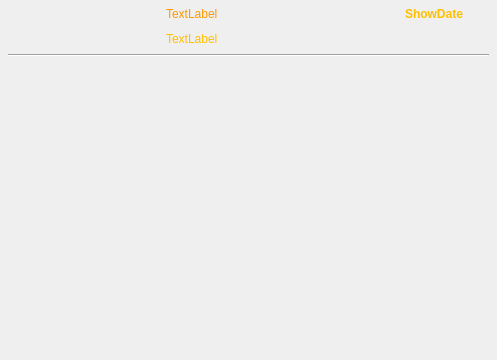
<?xml version="1.0" encoding="UTF-8"?>
<ui version="4.0">
 <class>m_Window</class>
 <widget class="QFrame" name="m_Window">
  <property name="geometry">
   <rect>
    <x>0</x>
    <y>0</y>
    <width>497</width>
    <height>360</height>
   </rect>
  </property>
  <property name="frameShape">
   <enum>QFrame::NoFrame</enum>
  </property>
  <property name="frameShadow">
   <enum>QFrame::Sunken</enum>
  </property>
  <layout class="QGridLayout" name="m_Grid">
   <property name="sizeConstraint">
    <enum>QLayout::SetDefaultConstraint</enum>
   </property>
   <property name="leftMargin">
    <number>4</number>
   </property>
   <property name="topMargin">
    <number>0</number>
   </property>
   <property name="rightMargin">
    <number>4</number>
   </property>
   <property name="bottomMargin">
    <number>4</number>
   </property>
   <property name="horizontalSpacing">
    <number>0</number>
   </property>
   <property name="verticalSpacing">
    <number>4</number>
   </property>
   <item row="3" column="0" colspan="3">
    <widget class="CSkinProgressWidget" name="m_CentralContainer" native="true">
     <property name="sizePolicy">
      <sizepolicy hsizetype="Expanding" vsizetype="Expanding">
       <horstretch>0</horstretch>
       <verstretch>0</verstretch>
      </sizepolicy>
     </property>
     <property name="progress" stdset="0">
      <number>1</number>
     </property>
    </widget>
   </item>
   <item row="1" column="0" colspan="3">
    <widget class="QWidget" name="m_TitleBar" native="true">
     <property name="styleSheet">
      <string notr="true">#m_TitleBar {/*INCLUDE_UI_windowtitlecolor.qss*/}</string>
     </property>
     <layout class="QGridLayout" name="m_Grid_2">
      <property name="leftMargin">
       <number>4</number>
      </property>
      <property name="topMargin">
       <number>4</number>
      </property>
      <property name="rightMargin">
       <number>4</number>
      </property>
      <property name="bottomMargin">
       <number>4</number>
      </property>
      <property name="spacing">
       <number>8</number>
      </property>
      <item row="0" column="3">
       <widget class="CSkinOneLineText" name="m_ShowDate">
        <property name="palette">
         <palette>
          <active>
           <colorrole role="WindowText">
            <brush brushstyle="SolidPattern">
             <color alpha="255">
              <red>255</red>
              <green>191</green>
              <blue>0</blue>
             </color>
            </brush>
           </colorrole>
          </active>
          <inactive>
           <colorrole role="WindowText">
            <brush brushstyle="SolidPattern">
             <color alpha="255">
              <red>255</red>
              <green>191</green>
              <blue>0</blue>
             </color>
            </brush>
           </colorrole>
          </inactive>
          <disabled>
           <colorrole role="WindowText">
            <brush brushstyle="SolidPattern">
             <color alpha="255">
              <red>120</red>
              <green>120</green>
              <blue>120</blue>
             </color>
            </brush>
           </colorrole>
          </disabled>
         </palette>
        </property>
        <property name="font">
         <font>
          <weight>75</weight>
          <bold>true</bold>
         </font>
        </property>
        <property name="text">
         <string notr="true">ShowDate</string>
        </property>
        <property name="addheight" stdset="0">
         <number>3</number>
        </property>
		<property name="widthByContext" stdset="0">
          <bool>true</bool>
        </property>
       </widget>
      </item>
      <item row="0" column="5">
       /*INCLUDE_UI_closebutton.w*/
      </item>
      <item row="2" column="0" colspan="6">
       <widget class="Line" name="line">
        <property name="orientation">
         <enum>Qt::Horizontal</enum>
        </property>
       </widget>
      </item>
      <item row="0" column="0" rowspan="2">
       <widget class="Playlist::View::CChannelSettingLogo" name="m_LogoImg" native="true">
        <property name="sizePolicy">
         <sizepolicy hsizetype="Fixed" vsizetype="Expanding">
          <horstretch>0</horstretch>
          <verstretch>0</verstretch>
         </sizepolicy>
        </property>
        <property name="minimumSize">
         <size>
          <width>150</width>
          <height>0</height>
         </size>
        </property>
        <property name="contextMenuPolicy">
         <enum>Qt::NoContextMenu</enum>
        </property>
       </widget>
      </item>
      <item row="1" column="1">
       <widget class="CSkinOneLineText" name="m_CurrentEpg">
        <property name="sizePolicy">
         <sizepolicy hsizetype="Expanding" vsizetype="Minimum">
          <horstretch>0</horstretch>
          <verstretch>0</verstretch>
         </sizepolicy>
        </property>
        <property name="palette">
         <palette>
          <active>
           <colorrole role="WindowText">
            <brush brushstyle="SolidPattern">
             <color alpha="255">
              <red>255</red>
              <green>191</green>
              <blue>0</blue>
             </color>
            </brush>
           </colorrole>
          </active>
          <inactive>
           <colorrole role="WindowText">
            <brush brushstyle="SolidPattern">
             <color alpha="255">
              <red>255</red>
              <green>191</green>
              <blue>0</blue>
             </color>
            </brush>
           </colorrole>
          </inactive>
          <disabled>
           <colorrole role="WindowText">
            <brush brushstyle="SolidPattern">
             <color alpha="255">
              <red>120</red>
              <green>120</green>
              <blue>120</blue>
             </color>
            </brush>
           </colorrole>
          </disabled>
         </palette>
        </property>
        <property name="text">
         <string>TextLabel</string>
        </property>
        <property name="alignment">
         <set>Qt::AlignLeading|Qt::AlignLeft|Qt::AlignVCenter</set>
        </property>
       </widget>
      </item>
      <item row="0" column="1" colspan="2">
       <widget class="CSkinOneLineText" name="m_WindowTitle">
        <property name="sizePolicy">
         <sizepolicy hsizetype="Expanding" vsizetype="Minimum">
          <horstretch>0</horstretch>
          <verstretch>0</verstretch>
         </sizepolicy>
        </property>
        <property name="palette">
         <palette>
          <active>
           <colorrole role="WindowText">
            <brush brushstyle="SolidPattern">
             <color alpha="255">
              <red>255</red>
              <green>153</green>
              <blue>0</blue>
             </color>
            </brush>
           </colorrole>
          </active>
          <inactive>
           <colorrole role="WindowText">
            <brush brushstyle="SolidPattern">
             <color alpha="255">
              <red>255</red>
              <green>153</green>
              <blue>0</blue>
             </color>
            </brush>
           </colorrole>
          </inactive>
          <disabled>
           <colorrole role="WindowText">
            <brush brushstyle="SolidPattern">
             <color alpha="255">
              <red>120</red>
              <green>120</green>
              <blue>120</blue>
             </color>
            </brush>
           </colorrole>
          </disabled>
         </palette>
        </property>
        <property name="text">
         <string>TextLabel</string>
        </property>
        <property name="alignment">
         <set>Qt::AlignLeading|Qt::AlignLeft|Qt::AlignVCenter</set>
        </property>
        <property name="addheight" stdset="0">
         <number>2</number>
        </property>
       </widget>
      </item>
      <item row="0" column="4">
       <spacer name="horizontalSpacer">
        <property name="orientation">
         <enum>Qt::Horizontal</enum>
        </property>
        <property name="sizeType">
         <enum>QSizePolicy::Fixed</enum>
        </property>
        <property name="sizeHint" stdset="0">
         <size>
          <width>10</width>
          <height>20</height>
         </size>
        </property>
       </spacer>
      </item>
     </layout>
    </widget>
   </item>
  </layout>
 </widget>
 <customwidgets>
  <customwidget>
   <class>CSkinOneLineText</class>
   <extends>QLabel</extends>
   <header>skinonelinetext.h</header>
  </customwidget>
  <customwidget>
   <class>CSkinProgressWidget</class>
   <extends>QWidget</extends>
   <header>skinprogresswidget.h</header>
   <container>1</container>
  </customwidget>
  <customwidget>
   <class>Playlist::View::CChannelSettingLogo</class>
   <extends>QWidget</extends>
   <header>channelsettinglogo.h</header>
  </customwidget>
 </customwidgets>
 <resources/>
 <connections/>
</ui>
